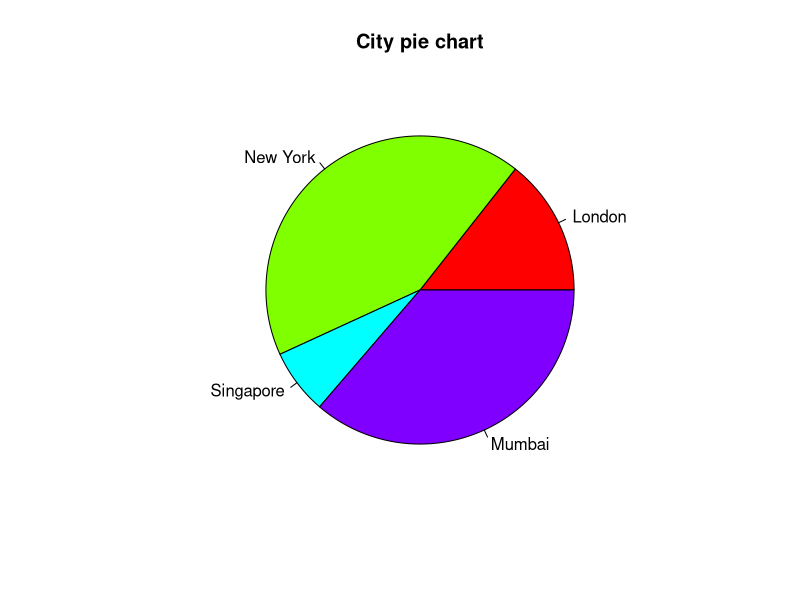
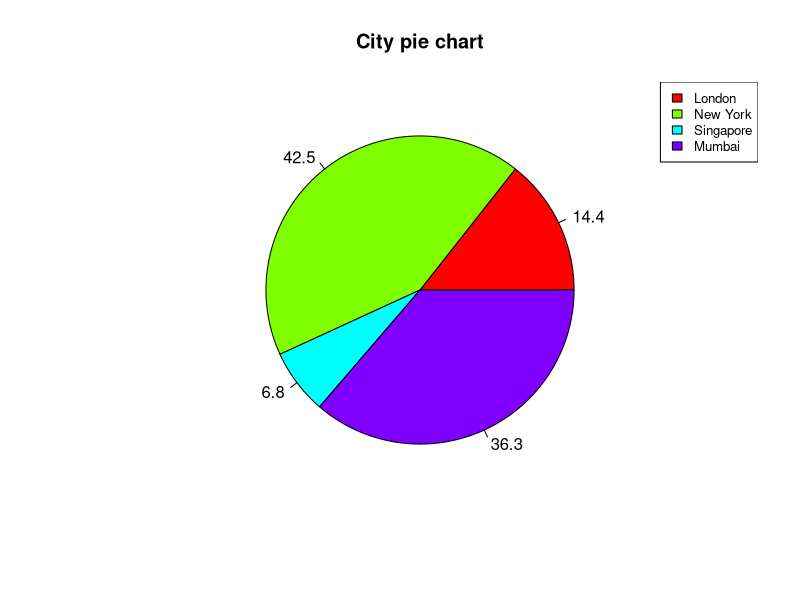

Reproduce these figures in R, in order.
#week 1 lab1 
# Create data for the graph.
x <- c(21, 62, 10, 53)
labels <- c("London", "New York", "Singapore", "Mumbai")

# Give the chart file a name.
png(file = "city_title_colours.jpg")

# Plot the chart with title and rainbow color pallet.
pie(x, labels, main = "City pie chart", col = rainbow(length(x)))

# Save the file.
dev.off()



#Example 3
# Create data for the graph.
x <-  c(21, 62, 10,53)
labels <-  c("London","New York","Singapore","Mumbai")

piepercent<- round(100*x/sum(x), 1)

# Give the chart file a name.
png(file = "city_percentage_legends.jpg")

# Plot the chart.
pie(x, labels = piepercent, main = "City pie chart",col = rainbow(length(x)))
legend("topright", c("London","New York","Singapore","Mumbai"), cex = 0.8,
       fill = rainbow(length(x)))

# Save the file.
dev.off()
















